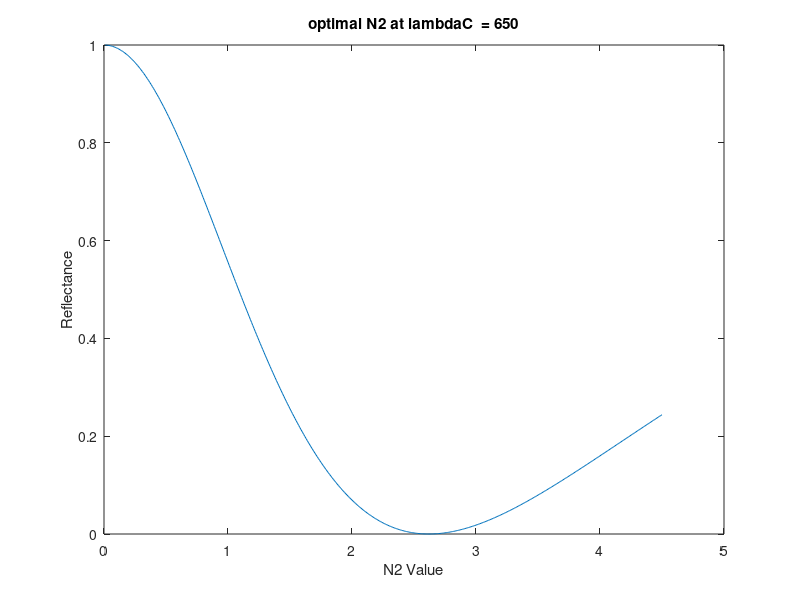

Here is the MATLAB script that generated this plot:
%%%% GOAL IS TO FIND minimal reflectance at various N2

%close previous windows%
close all;
clc;
clear all;

% UNITS
degrees = pi/180;
j = 1j;          %sets immaginary numbers as j


%paramaters
nAIR = 1 ;    %refractive index of air
nSolar = 3.5;   % refractive index of solar cell
N1 = 1.4;    % refractive index layer 1
N2 = 0.01;      %  ''             layer 2

StoreN2 = []; %storage array for N2
StoreReflectance = []; %storage array for reflectances
StorePower =[];

while N2 < 4.5 %loop structure for varying N2
    
    StoreN2 = [StoreN2 N2];
    
    %%%material parameters%%%
    
    %reflection coeffs - gamma
    r01 = (nAIR - N1)/(nAIR + N1);
    r12 = (N1 - N2)/(N1 + N2);
    r2S = (N2 - nSolar)/(N2 + nSolar); % to solar cell
    
    %transmission coeffs - tau
    t01 = 2*(nAIR)/(nAIR +N1);
    t12 = 2*(N1)/(N1 +N2);
    t2S = 2*(N2)/(N2 +nSolar);
    
    %%Q Matrix
    Q01 = (1/t01)*([1 r01; r01 1]);
    Q12 = (1/t12)*([1 r12; r12 1]);
    Q2S = (1/t2S)*([1 r2S; r2S 1]);
    
    %%%Design parameters%%%
    lambdaC = 650;  %nm centre wavelength
    Lthick = lambdaC/4; %layer thickness.
    
    %%Deltas
    Delta1 = (pi/2);
    Delta2 = (pi/2);
    
    
    P1 = [exp(j*Delta1) 0 ; 0 exp(-j*Delta1)];
    P2 = [exp(j*Delta2) 0 ; 0 exp(-j*Delta2)];
    
    %%Transfer Matrix
    T = Q01*P1*Q12*P2*Q2S;
    
    
    Gamma = T(2,1)/T(1,1);
    Tau = 1/T(1,1);
    Reflectance = (abs(Gamma))^2;
    Trans = ((abs(Tau))^2)/(nAIR/nSolar);
    
    
    StoreReflectance = [StoreReflectance Reflectance];
    
    N2 = N2+0.01; % increase N2 by 0.01
end

figure (1)
[MinX,MinY] = min(StoreReflectance);% finding the minimum reflectance, and the location of that in the array. Location of this value will match with that of the best N2 value.
plot(StoreN2, StoreReflectance);
title('optimal N2 at lambdaC  = 650');
xlabel('N2 Value') ;% x-axis label
ylabel('Reflectance') ;% y-axis label

minN2 = StoreN2(MinY);
a = num2str(minN2);
b= 'Minimum Reflectance found at N2 = ' ;

h = msgbox({strcat(b,a)  strcat('When N1 is kept at  +', num2str(N1))},'DONE!');
